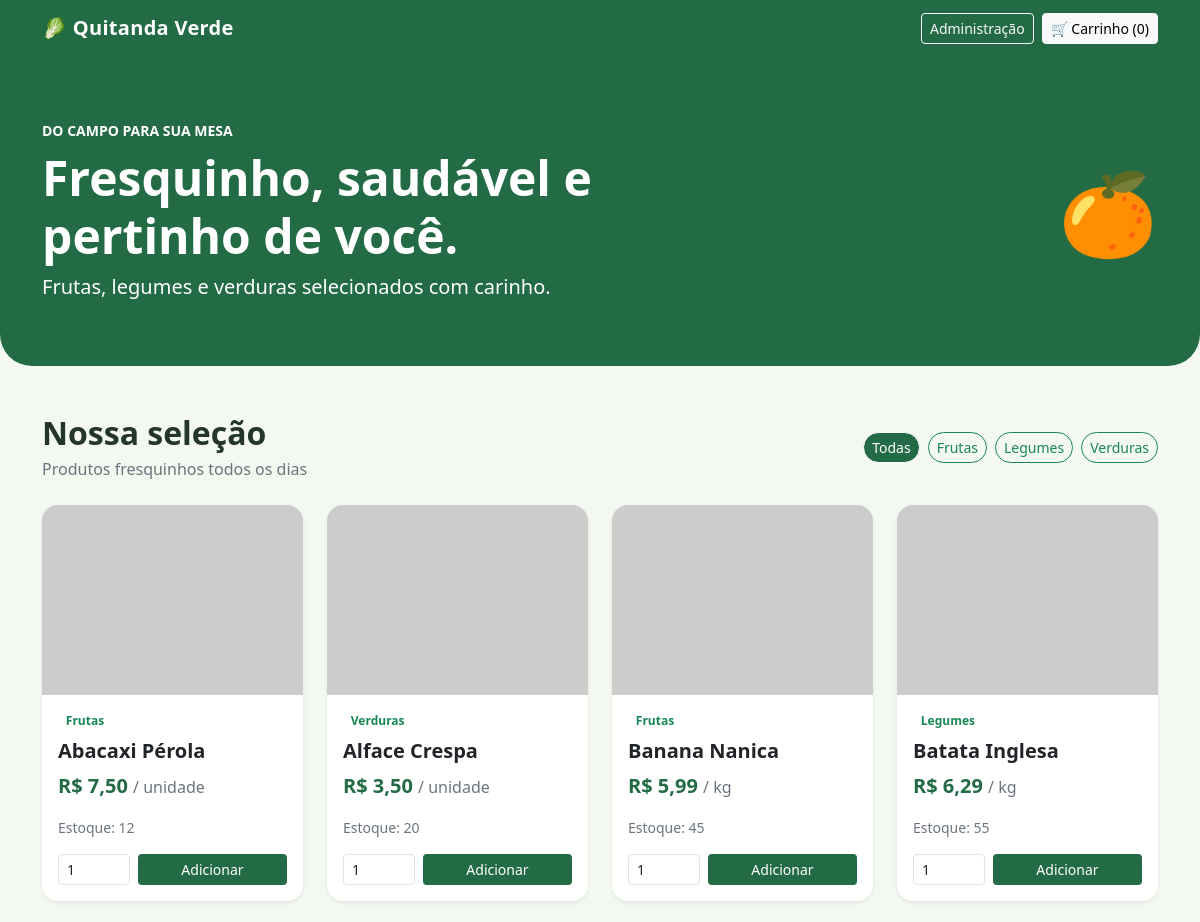
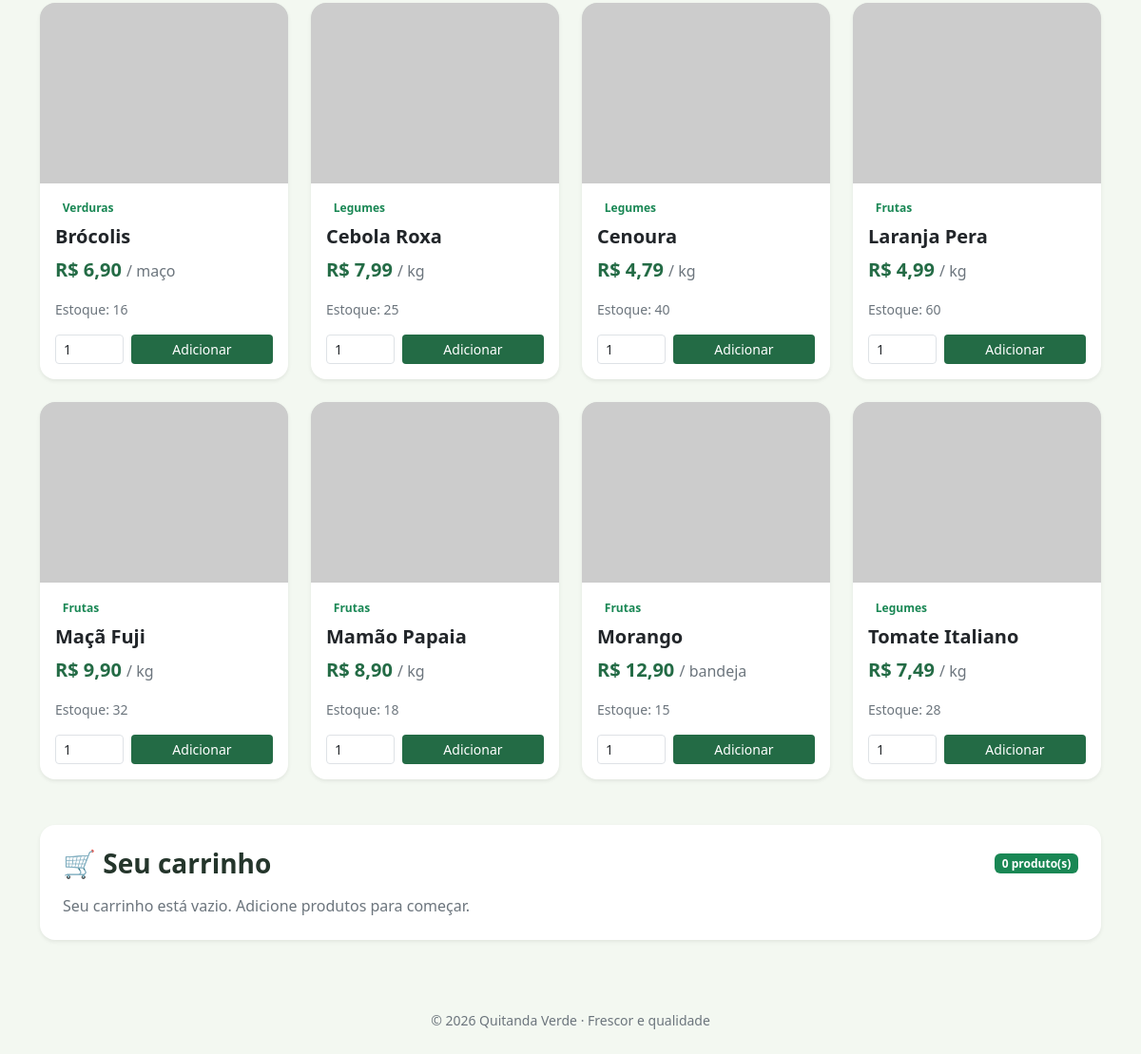
The page / on the database its author committed (2 pictures, top to bottom).
### tables this page shows
CREATE TABLE IF NOT EXISTS produtos (
  id INT UNSIGNED AUTO_INCREMENT PRIMARY KEY,
  nome VARCHAR(150) NOT NULL,
  categoria ENUM('Frutas','Legumes','Verduras') NOT NULL,
  preco DECIMAL(10,2) NOT NULL,
  unidade VARCHAR(30) NOT NULL DEFAULT 'kg',
  estoque INT UNSIGNED NOT NULL DEFAULT 0,
  imagem_url VARCHAR(500) DEFAULT NULL
);

### index.php (the view, shortened to what this page needs)
<?php
require __DIR__ . '/conexao.php';
$categoria = $_GET['categoria'] ?? 'Todas';
$categorias = ['Todas','Frutas','Legumes','Verduras'];
$sql = 'SELECT * FROM produtos';
$params = [];
$sql .= ' ORDER BY nome';
$stmt = $pdo->prepare($sql); $stmt->execute($params); $produtos = $stmt->fetchAll();
$carrinho = [];
$total = 0;
function h($v) { return htmlspecialchars((string)$v, ENT_QUOTES, 'UTF-8'); }
?>
<!doctype html>
<html lang="pt-BR">
<head>
<link href="https://cdn.jsdelivr.net/npm/bootstrap@5.3.3/dist/css/bootstrap.min.css" rel="stylesheet">
</head>
<body>
<nav class="navbar navbar-dark navbar-expand-lg"><div class="container">
<a class="navbar-brand brand" href="index.php">🥬 Quitanda Verde</a>
<div class="ms-auto d-flex gap-2"><a class="btn btn-outline-light btn-sm" href="admin.php">Administração</a><a class="btn btn-light btn-sm" href="#carrinho">🛒 Carrinho (<?=array_sum($_SESSION['carrinho'])?>)</a></div>
</div></nav>
<header class="hero py-5"><div class="container py-3"><div class="row align-items-center"><div class="col-lg-8">
<p class="text-uppercase small fw-bold mb-2">Do campo para sua mesa</p><h1 class="display-5 fw-bold">Fresquinho, saudável e pertinho de você.</h1>
<p class="lead mb-0">Frutas, legumes e verduras selecionados com carinho.</p></div><div class="col-lg-4 text-lg-end mt-4 mt-lg-0"><span class="display-1">🍊</span></div></div></div></header>
<main class="container py-5">
<div class="d-flex flex-wrap justify-content-between align-items-center gap-3 mb-4"><div><h2 class="fw-bold mb-1">Nossa seleção</h2><p class="text-secondary mb-0">Produtos fresquinhos todos os dias</p></div>
<div class="d-flex flex-wrap gap-2"><?php foreach($categorias as $cat): ?><a class="btn btn-sm category-link <?=$categoria===$cat?'active btn-green':'btn-outline-success'?>" href="?categoria=<?=urlencode($cat)?>"><?=h($cat)?></a><?php endforeach; ?></div></div>
<div class="row g-4">
<?php foreach($produtos as $p): ?><div class="col-6 col-md-4 col-xl-3"><div class="card product-card shadow-sm">
<img class="product-img card-img-top" src="<?=h($p['imagem_url'])?>" alt="<?=h($p['nome'])?>" onerror="this.src='https://placehold.co/600x400/eaf2e8/236b45?text=Produto+fresco'">
<div class="card-body d-flex flex-column"><span class="badge text-bg-success-subtle text-success align-self-start mb-2"><?=h($p['categoria'])?></span>
<h5 class="card-title fw-bold"><?=h($p['nome'])?></h5><div class="price mb-3">R$ <?=number_format((float)$p['preco'],2,',','.')?> <small class="text-secondary fw-normal fs-6">/ <?=h($p['unidade'])?></small></div>
<p class="small text-secondary mt-auto">Estoque: <?= (int)$p['estoque'] ?></p>
<form method="post" class="d-flex gap-2"><input type="hidden" name="produto_id" value="<?=(int)$p['id']?>"><input class="form-control form-control-sm" type="number" name="quantidade" min="1" max="<?=(int)$p['estoque']?>" value="1" style="max-width:72px" required><button class="btn btn-green btn-sm flex-grow-1" name="adicionar" <?=$p['estoque']<1?'disabled':''?>>Adicionar</button></form>
</div></div></div><?php endforeach; ?>
</div>
<section id="carrinho" class="mt-5 p-4 bg-white rounded-4 shadow-sm"><div class="d-flex justify-content-between align-items-center mb-3"><h3 class="fw-bold mb-0">🛒 Seu carrinho</h3><span class="badge text-bg-success"><?=count($carrinho)?> produto(s)</span></div>
<?php if ($carrinho): ?><div class="table-responsive"><table class="table align-middle"><thead><tr><th>Produto</th><th>Qtd.</th><th>Subtotal</th><th></th></tr></thead><tbody>
<?php foreach($carrinho as $item): ?><tr><td><?=h($item['nome'])?></td><td><?=$item['qtd']?> <?=h($item['unidade'])?></td><td>R$ <?=number_format($item['subtotal'],2,',','.')?></td><td><a class="btn btn-sm btn-outline-danger" href="?remover=<?=(int)$item['id']?>">Remover</a></td></tr><?php endforeach; ?>
</tbody></table></div><div class="text-end"><div class="fs-4 fw-bold text-success">Total: R$ <?=number_format($total,2,',','.')?></div><small class="text-secondary">Demonstração: o carrinho não finaliza pagamentos nem pedidos.</small></div>
<?php else: ?><p class="text-secondary mb-0">Seu carrinho está vazio. Adicione produtos para começar.</p><?php endif; ?></section>
</main><footer class="py-4 text-center text-secondary"><small>© <?=date('Y')?> Quitanda Verde · Frescor e qualidade</small></footer>
</body></html>

### index.php (style rules this page uses)
:root { --green:#236b45;--light:#f3f8f1 }
body { background:var(--light);color:#24352b }
.navbar,.hero { background:var(--green) }
.hero { color:white;border-radius:0 0 2rem 2rem }
.brand { font-weight:800;letter-spacing:.3px }
.product-card { border:0;border-radius:1rem;overflow:hidden;transition:.2s;height:100% }
.product-img { height:190px;object-fit:cover;background:#e5eee4 }
.price { color:var(--green);font-size:1.25rem;font-weight:800 }
.btn-green { background:var(--green);color:white }
.category-link { border-radius:30px }
.category-link.active { background:var(--green);color:white }

### rows shown on the page
produtos: categoria "Frutas", nome "Abacaxi Pérola", preco "7,50", unidade "unidade", estoque "12"
produtos: categoria "Verduras", nome "Alface Crespa", preco "3,50", unidade "unidade", estoque "20"
produtos: categoria "Frutas", nome "Banana Nanica", preco "5,99", unidade "kg", estoque "45"
produtos: categoria "Legumes", nome "Batata Inglesa", preco "6,29", unidade "kg", estoque "55"
produtos: categoria "Verduras", nome "Brócolis", preco "6,90", unidade "maço", estoque "16"
produtos: categoria "Legumes", nome "Cebola Roxa", preco "7,99", unidade "kg", estoque "25"
produtos: categoria "Legumes", nome "Cenoura", preco "4,79", unidade "kg", estoque "40"
produtos: categoria "Frutas", nome "Laranja Pera", preco "4,99", unidade "kg", estoque "60"
produtos: categoria "Frutas", nome "Maçã Fuji", preco "9,90", unidade "kg", estoque "32"
produtos: categoria "Frutas", nome "Mamão Papaia", preco "8,90", unidade "kg", estoque "18"
produtos: categoria "Frutas", nome "Morango", preco "12,90", unidade "bandeja", estoque "15"
produtos: categoria "Legumes", nome "Tomate Italiano", preco "7,49", unidade "kg", estoque "28"

### other values the page prints
array_sum($_SESSION['carrinho']) "0"
$cat "Todas"
$cat "Frutas"
$cat "Legumes"
$cat "Verduras"
count($carrinho) "0"
